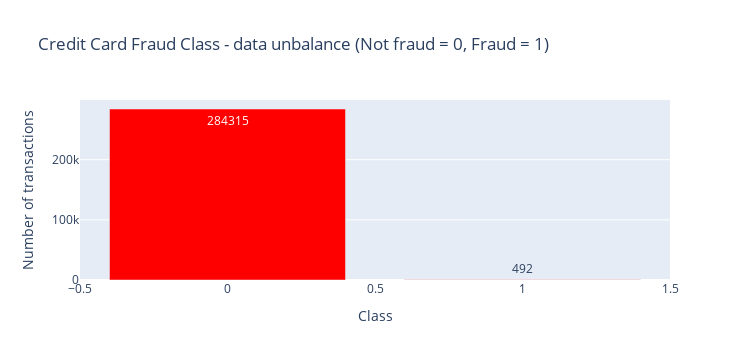

The cell this chart's notebook holds for it:
### Markdown cell above
#### We want to check the disuibution of the target variable

### Code cell
# Checking the disturbution of classes 
# By counting the instance of each class
temp = df["Class"].value_counts()
df_graph = pd.DataFrame({'Class': temp.index,'values': temp.values})


trace = go.Bar(
    x = df_graph['Class'],y = df_graph['values'],
   name="Credit Card Fraud Class - data unbalance (Not fraud = 0, Fraud = 1)",
   marker=dict(color="Red"),
    text=df_graph['values']
)

data = [trace]
layout = dict(title = 'Credit Card Fraud Class - data unbalance (Not fraud = 0, Fraud = 1)',
          xaxis = dict(title = 'Class', showticklabels=True), 
          yaxis = dict(title = 'Number of transactions'),
          hovermode = 'closest',width=750)

fig = dict(data=data, layout=layout)
iplot(fig, filename='class')

### Figure 1 — Plotly figure (JSON) as saved in the notebook; plotly's stock layout.template omitted (floating-point values rounded to 4 significant figures)
{"data": [{"marker": {"color": "Red"}, "name": "Credit Card Fraud Class - data unbalance (Not fraud = 0, Fraud = 1)", "text": [284315, 492], "type": "bar", "x": [0, 1], "y": [284315, 492]}], "layout": {"height": 360, "hovermode": "closest", "title": {"text": "Credit Card Fraud Class - data unbalance (Not fraud = 0, Fraud = 1)"}, "width": 750, "xaxis": {"autorange": true, "range": [-0.5, 1.5], "showticklabels": true, "title": {"text": "Class"}, "type": "linear"}, "yaxis": {"autorange": true, "range": [0, 299300.0], "title": {"text": "Number of transactions"}, "type": "linear"}}}
